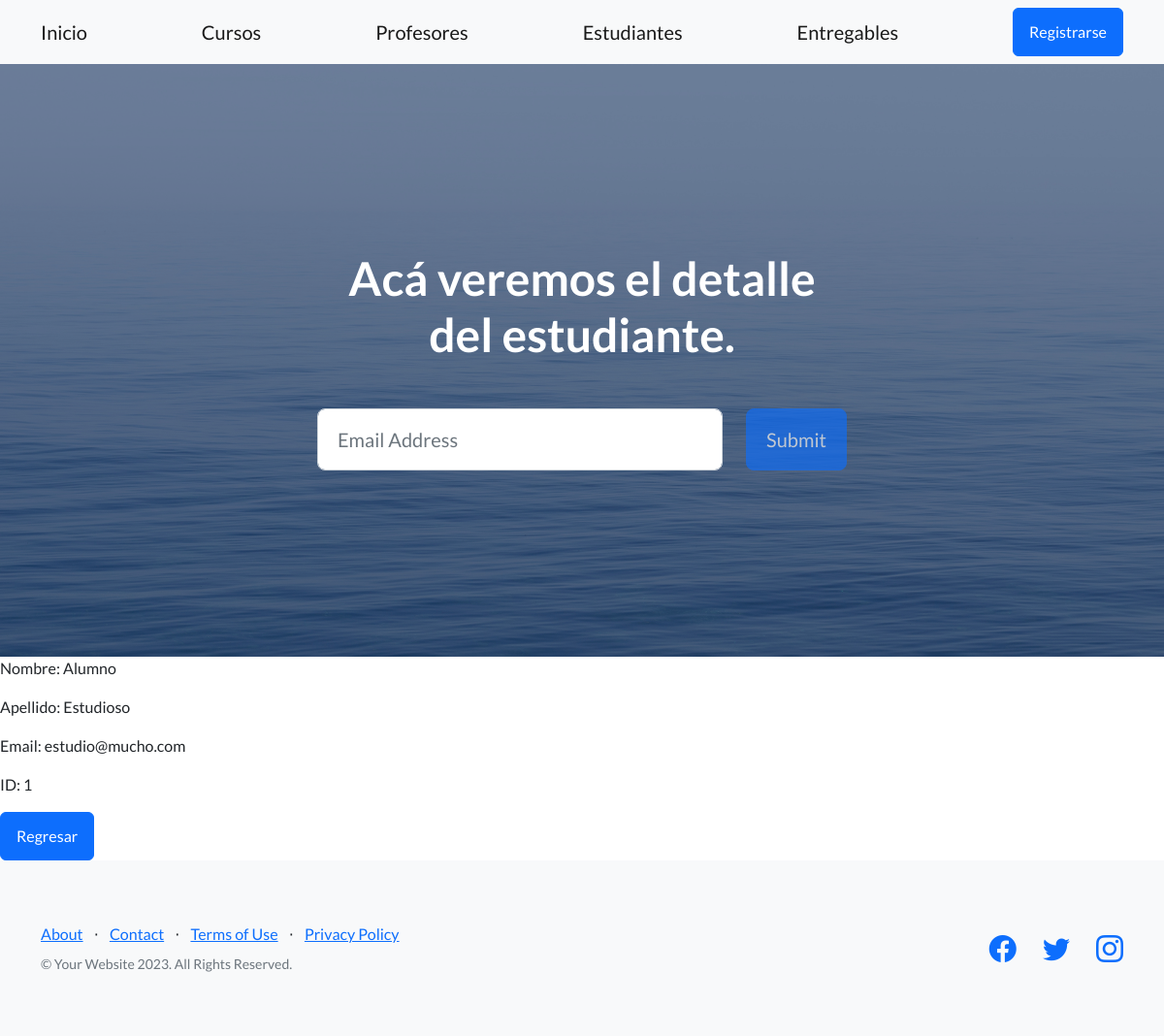
The app's page /AC/estudiantes/detalle/1 with its own data.
### AppCoder/models.py (models this page shows)
class Estudiante(models.Model):
    nombre = models.CharField(max_length=30)
    apellido = models.CharField(max_length=30)
    email = models.EmailField()

### AppCoder/views.py (the view)
# urls.py: path("estudiantes/detalle/<int:pk>", EstudianteDetalle.as_view(), name="Detalle Estudiantes"),
class EstudianteDetalle(DetailView): #estudiante_detail.html
    model = Estudiante

### AppCoder/templates/AppCoder/estudiante_detail.html
{% extends "AppCoder/padre.html" %}
{% block titulo %}
Acá veremos el detalle del estudiante.
{% endblock %}
{% block formulario %}
<p>Nombre: {{object.nombre}}</p>
<p>Apellido: {{object.apellido}}</p>
<p>Email: {{object.email}}</p>
<p>ID: {{object.id}}</p>
<a class="btn btn-primary" href="{% url 'Ver Estudiantes' %}">Regresar</a>
{% endblock  %}

### records on screen
Estudiante: nombre "Alumno", apellido "Estudioso", email "estudio@mucho.com", id "1"
